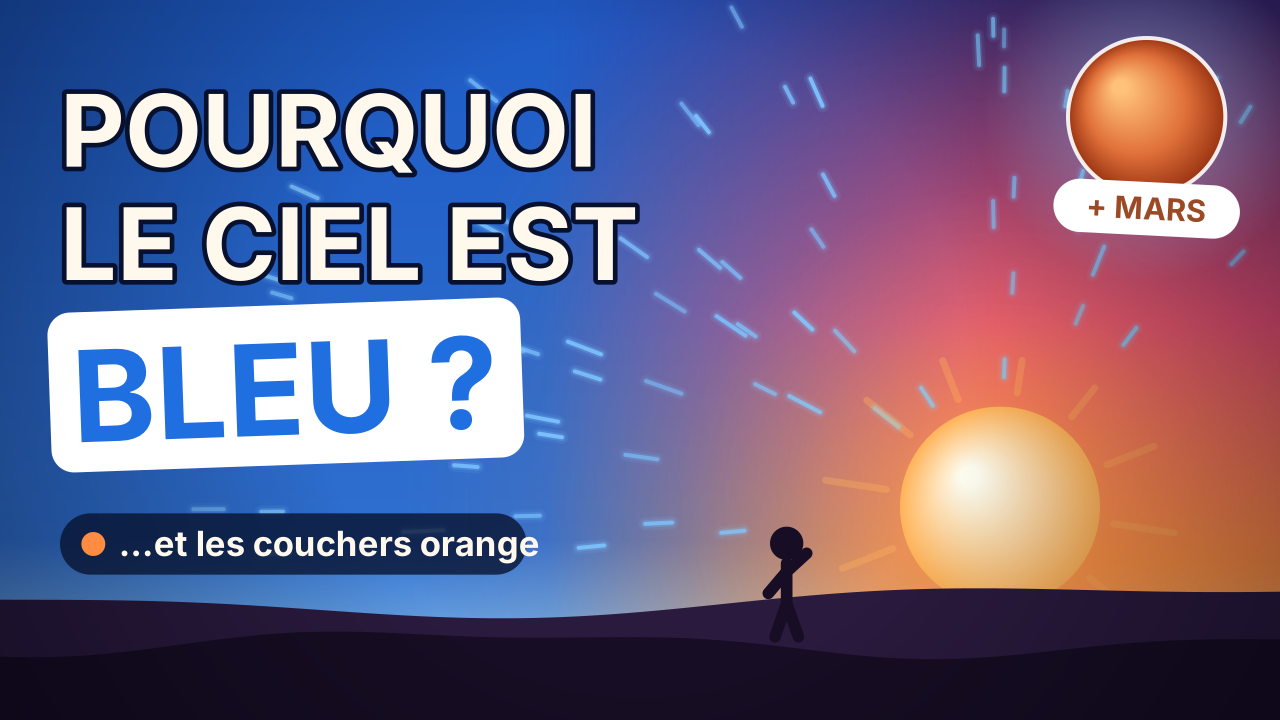

Write the Python code that produced this figure.
"""Miniature de la vidéo (même style graphique que rendu.py).

Usage : python3 miniature.py  ->  miniature.png (1280×720) et miniature-1920.png (1920×1080)
"""
import math, os, random

import cairo

from rendu import (BLANC, BLEU, CIEL_B, CIEL_H, JAUNE, OCRE, ORANGE, POLICE, TAU, W, H,
                   bonhomme, collines, degrade_v, halo, hexa, mix, rect_arrondi, soleil,
                   trait_lumineux, vignette)

ICI = os.path.dirname(os.path.abspath(__file__))


def texte_gras(ctx, s, x, y, taille, c, contour=10):
    ctx.select_font_face(POLICE, cairo.FONT_SLANT_NORMAL, cairo.FONT_WEIGHT_BOLD)
    ctx.set_font_size(taille)
    e = ctx.text_extents(s)
    ctx.new_path()
    ctx.move_to(x + 4, y + 6)
    ctx.text_path(s)
    ctx.set_source_rgba(0, .03, .1, .45)
    ctx.fill()
    ctx.new_path()
    ctx.move_to(x, y)
    ctx.text_path(s)
    ctx.set_source_rgba(.03, .07, .18, 1)
    ctx.set_line_width(contour)
    ctx.set_line_join(cairo.LINE_JOIN_ROUND)
    ctx.stroke_preserve()
    ctx.set_source_rgba(*hexa(c))
    ctx.fill()
    return e


def dessiner(ctx):
    # ciel : bleu de jour à gauche, coucher de soleil à droite
    degrade_v(ctx, [(0, "#1E5BC6"), (.75, CIEL_H), (1, CIEL_B)])
    ctx.push_group()
    degrade_v(ctx, [(0, "#3A2A7A"), (.45, "#E0457A"), (.78, ORANGE), (1, "#FFD27F")])
    ctx.pop_group_to_source()
    m = cairo.LinearGradient(820, 0, 1500, 0)
    m.add_color_stop_rgba(0, 0, 0, 0, 0)
    m.add_color_stop_rgba(1, 0, 0, 0, 1)
    ctx.mask(m)

    sx, sy = 1500, 760
    halo(ctx, sx, sy, 900, ORANGE, .55)
    # le bleu éparpillé par l'air, qui part du soleil vers tout le ciel
    r = random.Random(12)
    for _ in range(70):
        ang = r.uniform(math.pi * .95, math.pi * 1.75)
        d = r.uniform(240, 1300)
        x, y = sx + math.cos(ang) * d, sy + math.sin(ang) * d * .75
        if y > 860 or x < -20:
            continue
        L = r.uniform(30, 60)
        dx, dy = math.cos(ang), math.sin(ang) * .75
        trait_lumineux(ctx, [(x - dx * L, y - dy * L), (x, y)], "#7CC4FF", 6, .55 + .4 * r.random())
    soleil(ctx, sx, sy, 150, mix(JAUNE, ORANGE, .45), 1, 0.6)

    collines(ctx, 900, "#2A1A3E", 34, .7, 3)
    collines(ctx, 965, "#170D24", 28, 1.1, 5)
    bonhomme(ctx, 1180, 955, 1.25, "#170D24")
    vignette(ctx)

    # titre
    texte_gras(ctx, "POURQUOI", 90, 250, 150, BLANC, 14)
    texte_gras(ctx, "LE CIEL EST", 90, 420, 150, BLANC, 14)
    ctx.select_font_face(POLICE, cairo.FONT_SLANT_NORMAL, cairo.FONT_WEIGHT_BOLD)
    ctx.set_font_size(190)
    e = ctx.text_extents("BLEU ?")
    bx, by = 70, 470
    ctx.save()
    ctx.translate(bx, by)
    ctx.rotate(-.035)
    rect_arrondi(ctx, 0, 0, e.width + 90, 240, 34)
    ctx.set_source_rgba(1, 1, 1, 1)
    ctx.fill()
    ctx.select_font_face(POLICE, cairo.FONT_SLANT_NORMAL, cairo.FONT_WEIGHT_BOLD)
    ctx.set_font_size(190)
    ctx.move_to(45 - e.x_bearing, 195)
    ctx.set_source_rgba(*hexa("#1F6FE0"))
    ctx.show_text("BLEU ?")
    ctx.restore()

    # pastille « couchers orange »
    rect_arrondi(ctx, 90, 770, 700, 92, 46)
    ctx.set_source_rgba(.03, .07, .18, .78)
    ctx.fill()
    ctx.new_path(); ctx.arc(140, 816, 18, 0, TAU)
    ctx.set_source_rgba(*hexa(ORANGE)); ctx.fill()
    ctx.select_font_face(POLICE, cairo.FONT_SLANT_NORMAL, cairo.FONT_WEIGHT_BOLD)
    ctx.set_font_size(52)
    ctx.set_source_rgba(*hexa(BLANC))
    ctx.move_to(178, 834)
    ctx.show_text("…et les couchers orange")

    # badge Mars : planète ocre + coucher de soleil bleu
    mx, my, mr = 1720, 175, 118
    halo(ctx, mx, my, mr * 2.1, "#9FD0FF", .9)
    g = cairo.RadialGradient(mx - 40, my - 45, 10, mx, my, mr)
    g.add_color_stop_rgba(0, *hexa("#FFC27A"))
    g.add_color_stop_rgba(.6, *hexa("#E0703A"))
    g.add_color_stop_rgba(1, *hexa("#9A3412"))
    ctx.set_source(g)
    ctx.new_path(); ctx.arc(mx, my, mr, 0, TAU); ctx.fill()
    ctx.new_path(); ctx.arc(mx, my, mr, 0, TAU)
    ctx.set_source_rgba(1, 1, 1, .9); ctx.set_line_width(6); ctx.stroke()
    ctx.save()
    ctx.translate(mx, my + mr + 20); ctx.rotate(.05)
    rect_arrondi(ctx, -140, -40, 280, 80, 40)
    ctx.set_source_rgba(1, 1, 1, 1); ctx.fill()
    ctx.set_font_size(46)
    e = ctx.text_extents("+ MARS")
    ctx.move_to(-e.width / 2 - e.x_bearing, 16)
    ctx.set_source_rgba(*hexa("#9C4A26")); ctx.show_text("+ MARS")
    ctx.restore()


def main():
    for nom, w, h in [("miniature.png", 1280, 720), ("miniature-1920.png", 1920, 1080)]:
        surf = cairo.ImageSurface(cairo.FORMAT_ARGB32, w, h)
        ctx = cairo.Context(surf)
        ctx.scale(w / W, h / H)
        dessiner(ctx)
        surf.write_to_png(os.path.join(ICI, nom))
        print(os.path.join(ICI, nom))


if __name__ == "__main__":
    main()
